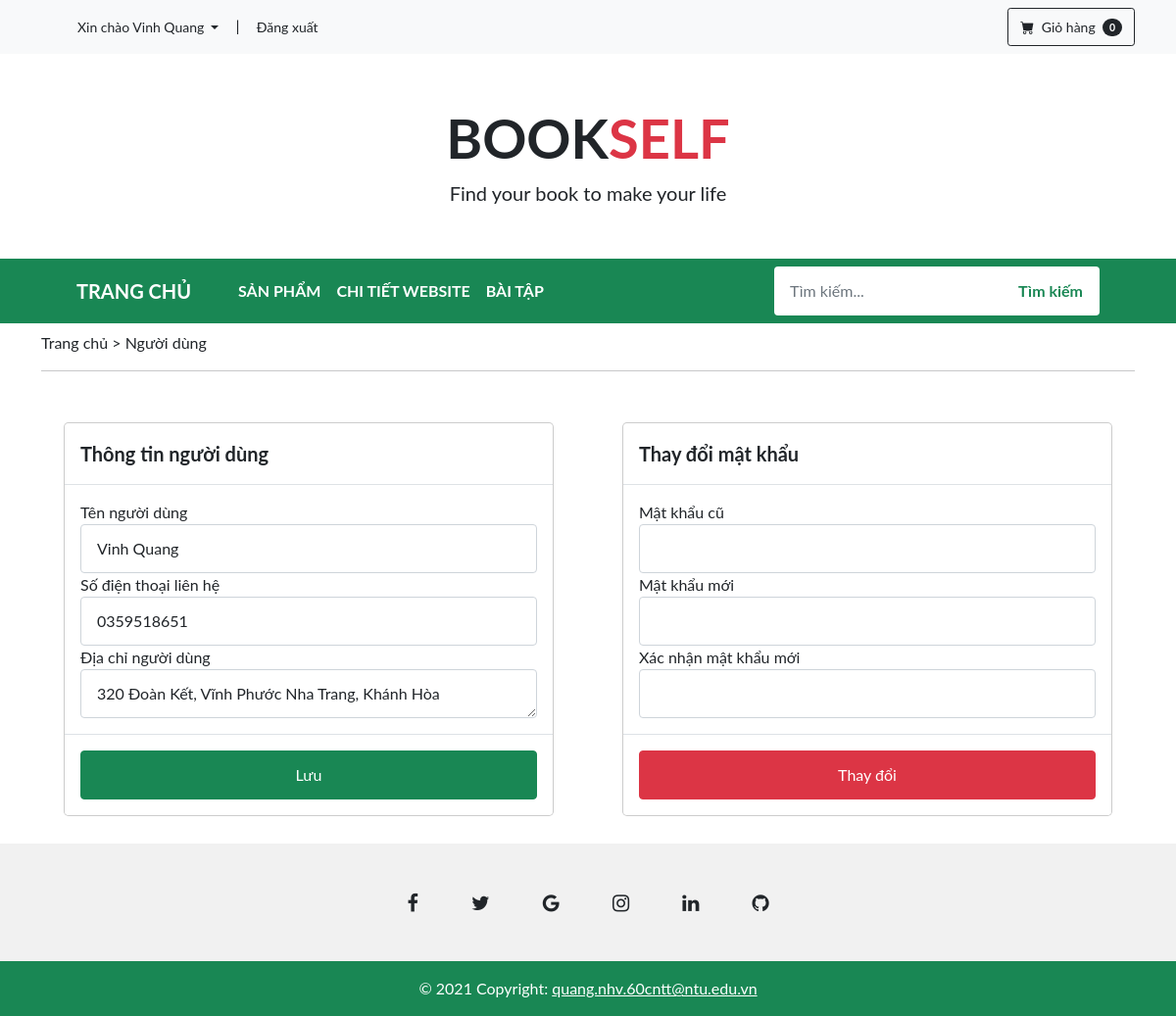
The app's page /customer.php (signed in) with its own data.
### tables this page shows
CREATE TABLE `customers` (
  `id` int(11) NOT NULL,
  `name` varchar(200) NOT NULL,
  `address` text NOT NULL,
  `contact` varchar(10) NOT NULL,
  `email` varchar(200) NOT NULL,
  `password` varchar(32) NOT NULL,
  `date_created` date NOT NULL DEFAULT current_timestamp()
);

### customer.php (the view, shortened to what this page needs)
<?php
include './head.php';
include './header.php';
$id = $_SESSION['id'];
$currentCus = $conn->query("SELECT * FROM customers WHERE id = '$id'");
$row = $currentCus->fetch_assoc();
if (is_array($row)) {
   $nameCustomer = $row['name'];
   $numberCustomer = $row['contact'];
   $addressCustomer = $row['address'];
}
?>
<div class="container py-2">
   <span>Trang chủ > Người dùng</span>
   <hr>
</div>
<div class="container">
   <div class="row">
      <div class="col-xl-6">
         <div class="modal-dialog">
            <form action="./customer.php" method="post">
               <div class="modal-content">
                  <div class="modal-header">
                     <h5 class="modal-title" id="exampleModalLabel">Thông tin người dùng</h5>
                  </div>
                  <div class="modal-body">
                     <label for="nameCustomer">Tên người dùng</label>
                     <input type="text" id="nameCustomer" name="nameCustomer" class="form-control" value="<?= $nameCustomer ?>" required>
                     <label for="numberCustomer">Số điện thoại liên hệ</label>
                     <input type="text" id="numberCustomer" name="numberCustomer" class="form-control" value="<?= $numberCustomer ?>" required>
                     <label for="addressCustomer">Địa chỉ người dùng</label>
                     <textarea id="addressCustomer" name="addressCustomer" class="form-control" required rows="1"><?= $addressCustomer ?></textarea>
                  </div>
                  <div class="modal-footer">
                     <input type="submit" name="submitUpdate" value="Lưu" class="btn btn-success w-100">
                  </div>
               </div>
            </form>
         </div>
      </div>
      <div class="col-xl-6">
         <div class="modal-dialog">
            <form action="./customer.php" method="post">
               <div class="modal-content">
                  <div class="modal-header">
                     <h5 class="modal-title" id="exampleModalLabel">Thay đổi mật khẩu</h5>
                  </div>
                  <div class="modal-body">
                     <label for="oldPass">Mật khẩu cũ</label>
                     <input type="password" id="oldPass" name="oldPass" class="form-control" placeholder="" required>
                     <label for="newPass">Mật khẩu mới</label>
                     <input type="password" id="newPass" name="newPass" class="form-control" minlength="8" required>
                     <label for="newPassComfirm">Xác nhận mật khẩu mới</label>
                     <input type="password" id="newPassComfirm" name="newPassComfirm" class="form-control" minlength="8" required>
                  </div>
                  <div class="modal-footer">
                     <input type="submit" name="submitChangePass" value="Thay đổi" class="btn w-100 btn-danger">
                  </div>
               </div>
            </form>
         </div>
      </div>
   </div>
</div>
<?php include './footer.php'; ?>

### records on screen
customers: nameCustomer "Vinh Quang", numberCustomer "0359518651", addressCustomer "320 Đoàn Kết, Vĩnh Phước Nha Trang, Khánh Hòa"

### other values on screen
$_SESSION['name'] "Vinh Quang"
$total "0"
